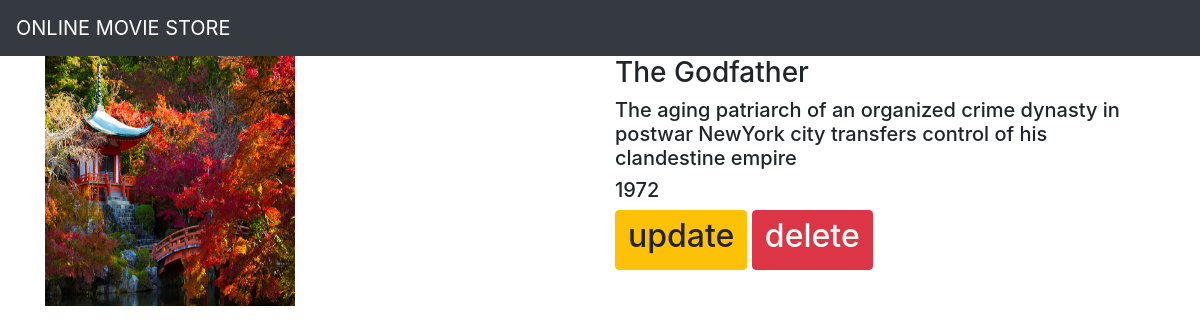
The page /movie/1/ on the database its author committed.
### movieapp/models.py (models this page shows, shortened)
class Movies(models.Model):
    name=models.CharField(max_length=150)
    desc=models.TextField()
    year=models.IntegerField()
    img=models.ImageField(upload_to='gallery')

### movieapp/views.py (the view)
# urls.py: path('movie/<int:movie_id>/',views.detail,name='detail'),
def detail(request,movie_id):
    movie=Movies.objects.get(id=movie_id)
    return render(request,"detail.html",{'movie':movie})

### templates/detail.html
{% extends 'base.html' %}
{% block body %}
<div class="container">
    <div class="row">
        <div class="col-md-6">
           <img src="{{movie.img.url}}" width="250" height="250">
        </div>
        <div class="col-md-6">
            <h3> {{movie.name}}</h3>
            <h5>{{movie.desc}}</h5>
            <h5>{{movie.year}}</h5>
            <a class="btn btn-warning" href="{% url 'movieapp:update' movie.id %}">
                                                                    <h2>update</h2>
            </a>
            <a class="btn btn-danger" href="{% url 'movieapp:delete' movie.id %}">
              <h2>delete</h2>
             </a>
        </div>
    </div>
</div>
{% endblock %}

### movieapp/static/style.css (style rules this page uses)
body { background-color:white; margin:0; }

### rows shown on the page
Movies: img (picture), name "The Godfather", desc "The aging patriarch of an organized crime dynasty in postwar NewYork city transfers control of his clandestine empire", year "1972"
